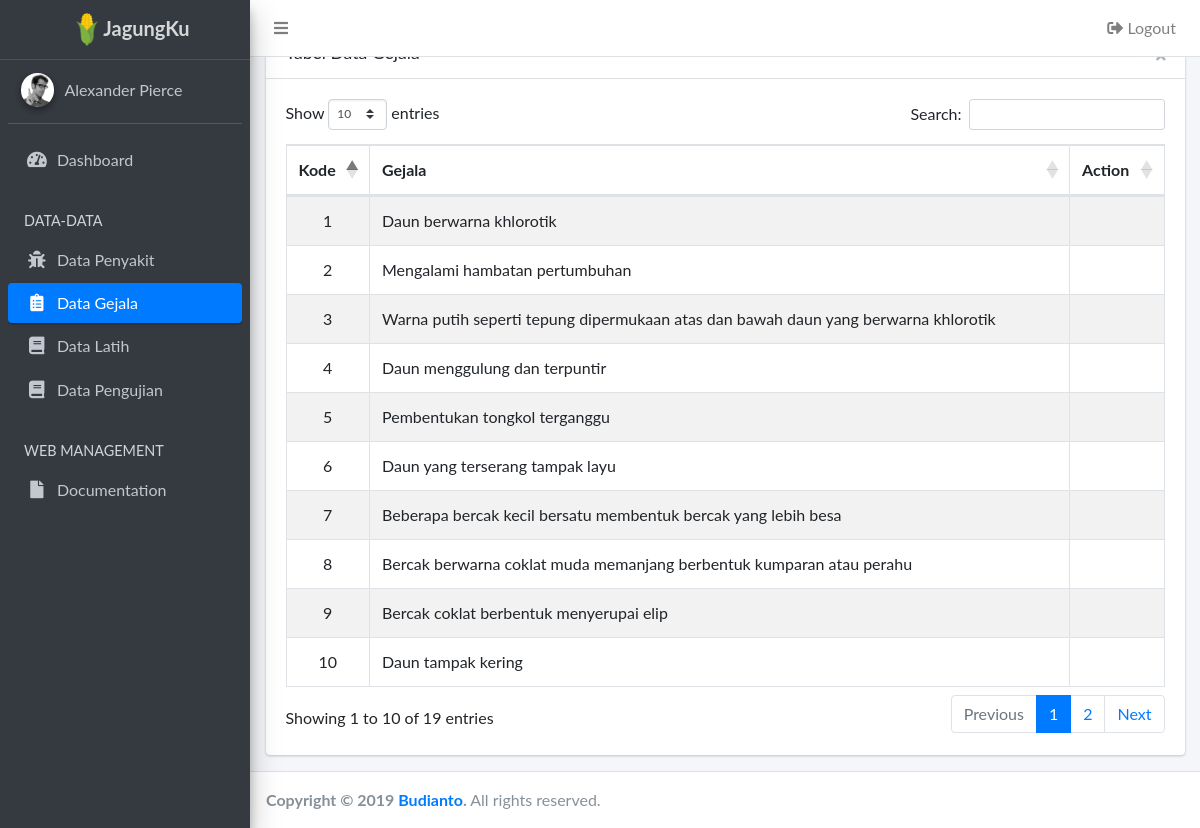
Page /index.php/admin/gejala on the committed database.
### tables this page shows
CREATE TABLE `tb_gejala` (
  `kode_gejala` int(11) NOT NULL,
  `gejala` varchar(128) NOT NULL
);

### application/controllers/admin/Gejala.php (called while the page is built, shortened)
<?php
class Gejala extends CI_Controller {
	public function __construct()
	{
		$this->load->model('M_gejala');
	}
	public function index()
	{
		$data['title'] = "Data Gejala";
		$data['gejala'] = $this->M_gejala->getAllData();
        $this->load->view('templates/admin/header', $data);
        $this->load->view('pages/admin/datagejala', $data);
        $this->load->view('templates/admin/footer');
	}
}

### index.php (called while the page is built, shortened)
<?php
require_once BASEPATH.'core/CodeIgniter.php';

### application/models/M_gejala.php (called while the page is built, shortened)
<?php
class M_gejala extends CI_Model {
	public function getAllData()
	{
		return $this->db->get('tb_gejala')->result_array();
	}
}

### application/views/pages/admin/datagejala.php (the view, shortened to what this page needs)
<div class="content-wrapper">
  <div class="content-header">
    <div class="container-fluid">
      <div class="row mb-2">
        <div class="col-sm-6">
          <h1 class="m-0 text-dark"><?= $title;?></h1>
        </div>
        <div class="col-sm-6">
          <ol class="breadcrumb float-sm-right">
            <li class="breadcrumb-item active"><a href="<?= base_url('dashboard');?>"><?= $title;?></a></li>
          </ol>
        </div>
      </div>
    </div>
  </div>
  <section class="content">
    <div class="container-fluid">
      <div class="row">
        <div class="col-md-12">
          <div class="card">
            <div class="card-header">
              <h3 class="card-title">Tabel Data Gejala</h3>
              <div class="card-tools">
                <button type="button" class="btn btn-tool" data-card-widget="collapse">
                </button>
                <button type="button" class="btn btn-tool" data-card-widget="remove">
                </button>
              </div>
            </div>
            <div class="card-body">
              <table class="table table-striped table-bordered" id="table1">
                <thead>
                  <tr>
                    <th>Kode</th>
                    <th>Gejala</th>
                    <th>Action</th>
                  </tr>
                </thead>
                <tbody>
                  <?php foreach($gejala as $g):?>
                  <tr>
                    <td class="text-center"><?= $g['kode_gejala']?></td>
                    <td><?= $g['gejala']?></td>
                    <td></td>
                  </tr>
                  <?php endforeach;?>
                </tbody>
              </table>
            </div>
          </div>
        </div>
      </div>
    </div>
  </section>
</div>

### assets/css/style.css (style rules this page uses)
.content { margin-top: -100px; }

### rows in the picture
tb_gejala: kode_gejala "1", gejala "Daun berwarna khlorotik"
tb_gejala: kode_gejala "2", gejala "Mengalami hambatan pertumbuhan"
tb_gejala: kode_gejala "3", gejala "Warna putih seperti tepung dipermukaan atas dan bawah daun yang berwarna khlorotik"
tb_gejala: kode_gejala "4", gejala "Daun menggulung dan terpuntir"
tb_gejala: kode_gejala "5", gejala "Pembentukan tongkol terganggu"
tb_gejala: kode_gejala "6", gejala "Daun yang terserang tampak layu"
tb_gejala: kode_gejala "7", gejala "Beberapa bercak kecil bersatu membentuk bercak yang lebih besa"
tb_gejala: kode_gejala "8", gejala "Bercak berwarna coklat muda memanjang berbentuk kumparan atau perahu"
tb_gejala: kode_gejala "9", gejala "Bercak coklat berbentuk menyerupai elip"
tb_gejala: kode_gejala "10", gejala "Daun tampak kering"
